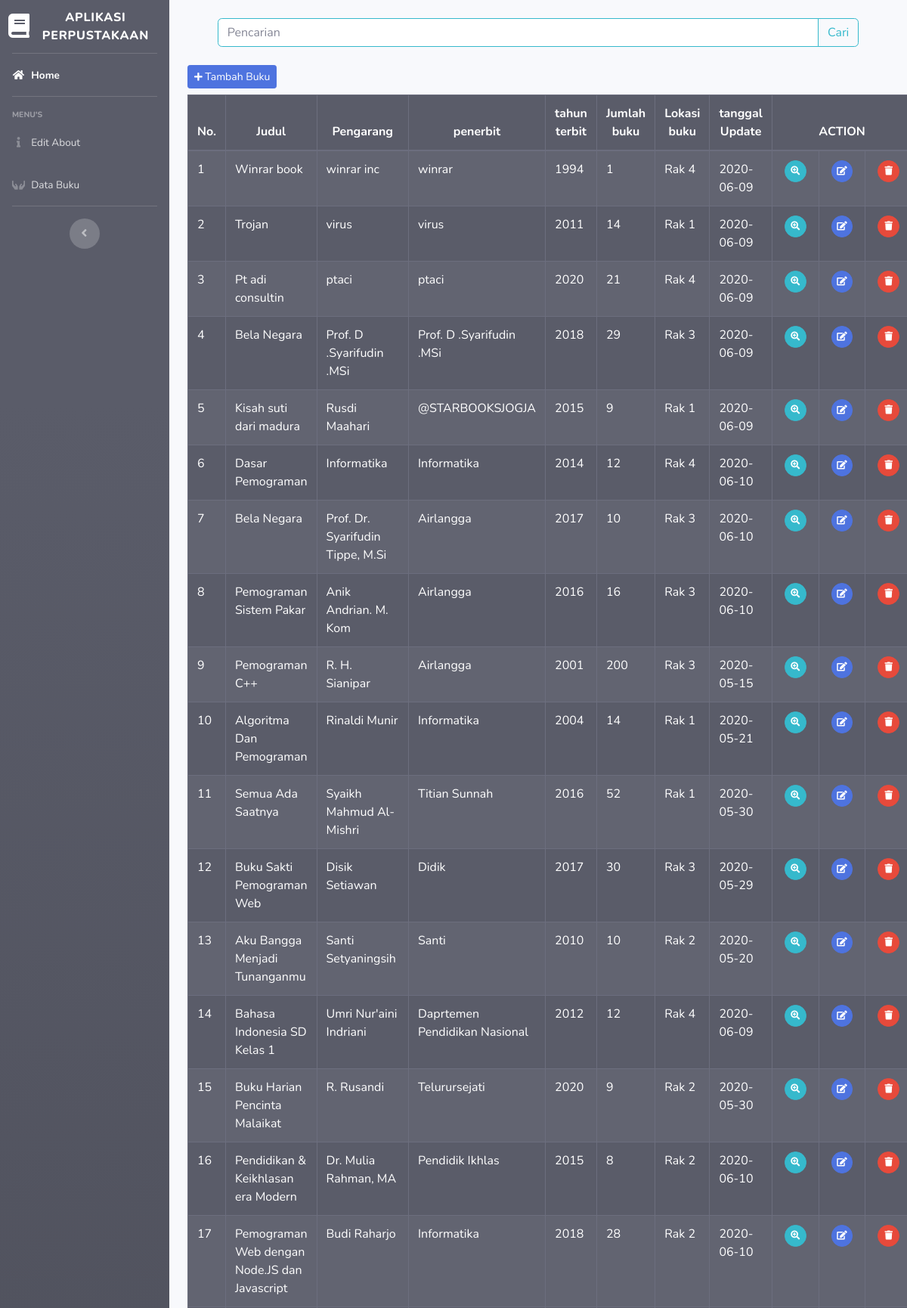
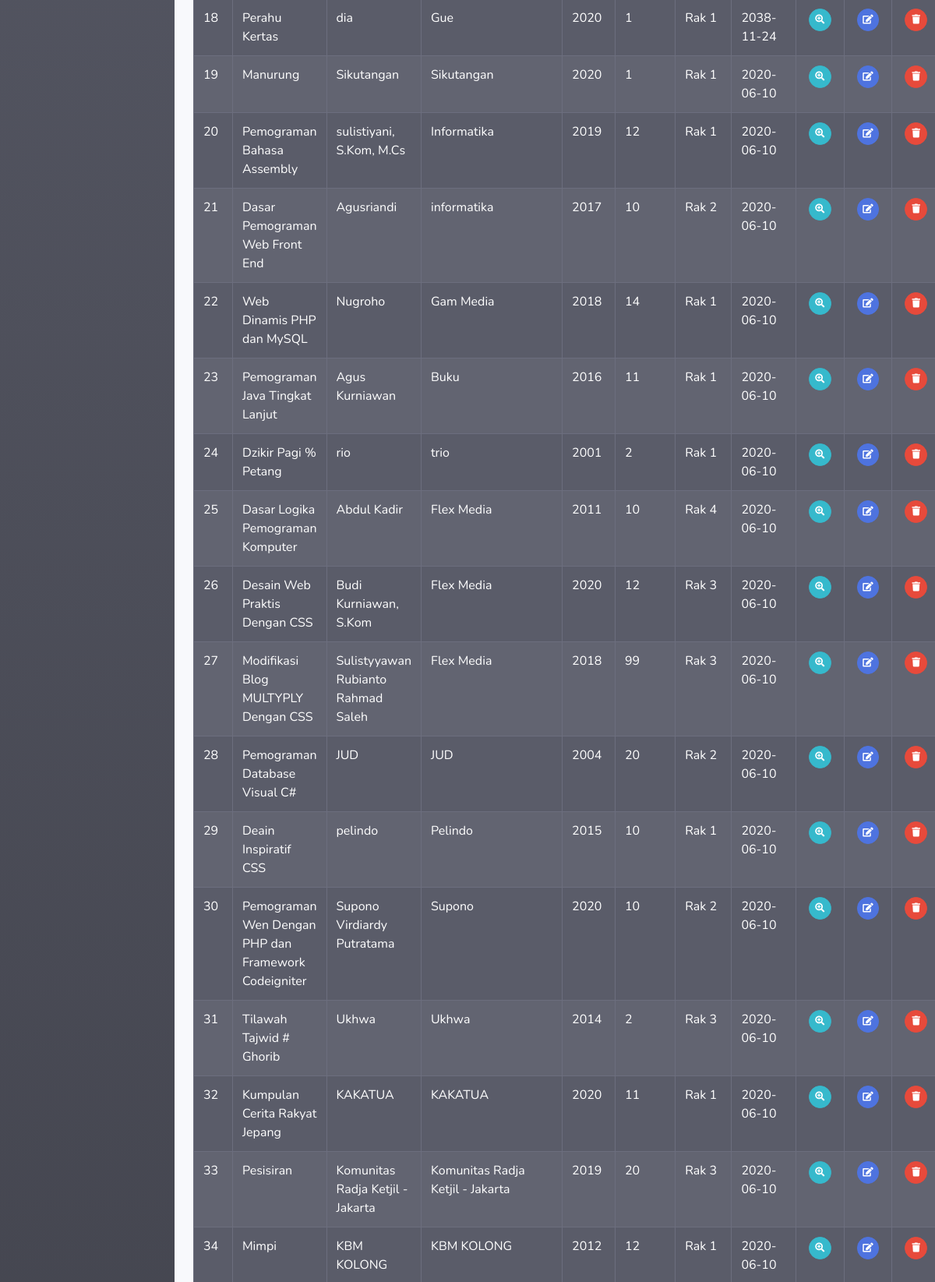
/index.php/admin/dashboard_admin/data_buku (upper part), run on the app's committed database (2 pictures, top to bottom).
### tables this page shows
CREATE TABLE `buku` (
  `id` int(9) NOT NULL,
  `judul` varchar(100) NOT NULL,
  `pengarang` varchar(100) NOT NULL,
  `penerbit` varchar(100) NOT NULL,
  `tahun_terbit` varchar(4) NOT NULL,
  `isbn` varchar(100) NOT NULL,
  `jumlah_buku` int(100) NOT NULL,
  `lokasi` varchar(255) NOT NULL,
  `tanggal_input` date NOT NULL,
  `gambar` text NOT NULL
);

### application/controllers/admin/dashboard_admin.php (called while the page is built, shortened)
<?php
class Dashboard_admin extends CI_Controller
{
    public function data_buku()
    {
        $data['buku'] = $this->model_buku->tampil_data()->result();
        $data['title'] = 'Data buku - Admin';
        $this->load->view('admin_templates/header', $data);
        $this->load->view('admin_templates/sidebar');
        $this->load->view('admin/data_buku', $data);
        $this->load->view('admin_templates/footer');
    }
}

### index.php (called while the page is built, shortened)
<?php
require_once BASEPATH.'core/CodeIgniter.php';

### application/models/model_buku.php (called while the page is built, shortened)
<?php
class Model_buku extends CI_Model
{
    public function tampil_data()
    {
        return $this->db->get('buku');
    }
}

### application/views/admin/data_buku.php (the view, shortened to what this page needs)
<div class="container-fluid">
    <div class="row mt-4">
        <div class="col-md-11 float-right mx-auto">
            <div class="navbar-form navbar-right ">
                <?= form_open('admin/dashboard_admin/cari_buku') ?>
                <div class="input-group mb-3">
                    <input type="text" class="form-control btn-outline-info" placeholder="Pencarian " name="keyword"
                        autocomplete="off" autofocus>
                    <div class="input-group-append">
                        <input class="btn btn-outline-info" type="submit" name="submit" value="Cari">
                    </div>
                </div>
                <?php echo form_close(); ?>
            </div>
        </div>
    </div>
    <button class="btn btn-sm btn-primary my-2" data-toggle="modal" data-target="#tambah_barang"><i
            class="fas fa-sm fa-plus"></i> Tambah Buku</button>
    <table class="table table-bordered table-dark table-striped table-hover">
        <thead>
            <tr class="text-center">
                <th scope="col">No. </th>
                <th scope="col">Judul</th>
                <th scope="col">Pengarang</th>
                <th scope="col">penerbit</th>
                <th scope="col">tahun terbit</th>
                <th scope="col">Jumlah buku</th>
                <th scope="col">Lokasi buku</th>
                <th scope="col">tanggal Update</th>
                <th colspan="3">ACTION</th>
            </tr>
        </thead>
        <tbody>
            <?php
            $no = 1;
            foreach ($buku as $bku) : ?>
            <tr>
                <td><?= $no++; ?></td>
                <td><?= $bku->judul; ?></td>
                <td><?= $bku->pengarang; ?></td>
                <td><?= $bku->penerbit; ?></td>
                <td><?= $bku->tahun_terbit; ?></td>
                <td><?= $bku->jumlah_buku; ?></td>
                <td><?= $bku->lokasi; ?></td>
                <td><?= $bku->tanggal_input; ?></td>
                <td class="text-center">
                    <?= anchor('admin/dashboard_admin/detail_buku/' . $bku->id, '<div class="btn btn-info btn-sm mx-1 btn-circle">
                        <i class="fas my-1 fa-search-plus"></i>
                    </div>'); ?>
                </td>
                <td class="text-center">
                    <?= anchor('admin/dashboard_admin/edit_buku/' . $bku->id, '<div class="btn btn-primary btn-sm mx-1 btn-circle">
                        <i class="fas my-1 fa-edit"></i>
                    </div>'); ?>
                </td>
                <td class="text-center">
                    <?= anchor('admin/dashboard_admin/hapus/' . $bku->id, '<div class="btn btn-danger btn-sm mx-1 btn-circle">
                        <i class="fas my-1 fa-trash"></i>
                    </div>') ?>
                </td>
            </tr>
            <?php endforeach; ?>
        </tbody>
    </table>
</div>

### data on the page
buku: judul "Winrar book", pengarang "winrar inc", penerbit "winrar", tahun_terbit "1994", jumlah_buku "1", lokasi "Rak 4", tanggal_input "2020-06-09"
buku: judul "Trojan", pengarang "virus", penerbit "virus", tahun_terbit "2011", jumlah_buku "14", lokasi "Rak 1", tanggal_input "2020-06-09"
buku: judul "Pt adi consultin", pengarang "ptaci", penerbit "ptaci", tahun_terbit "2020", jumlah_buku "21", lokasi "Rak 4", tanggal_input "2020-06-09"
buku: judul "Bela Negara", pengarang "Prof. D .Syarifudin .MSi", penerbit "Prof. D .Syarifudin .MSi", tahun_terbit "2018", jumlah_buku "29", lokasi "Rak 3", tanggal_input "2020-06-09"
buku: judul "Kisah suti dari madura", pengarang "Rusdi Maahari", penerbit "@STARBOOKSJOGJA", tahun_terbit "2015", jumlah_buku "9", lokasi "Rak 1", tanggal_input "2020-06-09"
buku: judul "Dasar Pemograman", pengarang "Informatika", penerbit "Informatika", tahun_terbit "2014", jumlah_buku "12", lokasi "Rak 4", tanggal_input "2020-06-10"
buku: judul "Bela Negara", pengarang "Prof. Dr. Syarifudin Tippe, M.Si", penerbit "Airlangga", tahun_terbit "2017", jumlah_buku "10", lokasi "Rak 3", tanggal_input "2020-06-10"
buku: judul "Pemograman Sistem Pakar", pengarang "Anik Andrian. M. Kom", penerbit "Airlangga", tahun_terbit "2016", jumlah_buku "16", lokasi "Rak 3", tanggal_input "2020-06-10"
buku: judul "Pemograman C++", pengarang "R. H. Sianipar", penerbit "Airlangga", tahun_terbit "2001", jumlah_buku "200", lokasi "Rak 3", tanggal_input "2020-05-15"
buku: judul "Algoritma Dan Pemograman", pengarang "Rinaldi Munir", penerbit "Informatika", tahun_terbit "2004", jumlah_buku "14", lokasi "Rak 1", tanggal_input "2020-05-21"
buku: judul "Semua Ada Saatnya", pengarang "Syaikh Mahmud Al-Mishri", penerbit "Titian Sunnah", tahun_terbit "2016", jumlah_buku "52", lokasi "Rak 1", tanggal_input "2020-05-30"
buku: judul "Buku Sakti Pemograman Web", pengarang "Disik Setiawan", penerbit "Didik", tahun_terbit "2017", jumlah_buku "30", lokasi "Rak 3", tanggal_input "2020-05-29"
buku: judul "Aku Bangga Menjadi Tunanganmu", pengarang "Santi Setyaningsih", penerbit "Santi", tahun_terbit "2010", jumlah_buku "10", lokasi "Rak 2", tanggal_input "2020-05-20"
buku: judul "Bahasa Indonesia SD Kelas 1", pengarang "Umri Nur'aini Indriani", penerbit "Daprtemen Pendidikan Nasional", tahun_terbit "2012", jumlah_buku "12", lokasi "Rak 4", tanggal_input "2020-06-09"
buku: judul "Buku Harian Pencinta Malaikat", pengarang "R. Rusandi", penerbit "Telurursejati", tahun_terbit "2020", jumlah_buku "9", lokasi "Rak 2", tanggal_input "2020-05-30"
buku: judul "Pendidikan & Keikhlasan era Modern", pengarang "Dr. Mulia Rahman, MA", penerbit "Pendidik Ikhlas", tahun_terbit "2015", jumlah_buku "8", lokasi "Rak 2", tanggal_input "2020-06-10"
buku: judul "Pemograman Web dengan Node.JS dan Javascript", pengarang "Budi Raharjo", penerbit "Informatika", tahun_terbit "2018", jumlah_buku "28", lokasi "Rak 2", tanggal_input "2020-06-10"
buku: judul "Perahu Kertas", pengarang "dia", penerbit "Gue", tahun_terbit "2020", jumlah_buku "1", lokasi "Rak 1", tanggal_input "2038-11-24"
buku: judul "Manurung", pengarang "Sikutangan", penerbit "Sikutangan", tahun_terbit "2020", jumlah_buku "1", lokasi "Rak 1", tanggal_input "2020-06-10"
buku: judul "Pemograman Bahasa Assembly", pengarang "sulistiyani, S.Kom, M.Cs", penerbit "Informatika", tahun_terbit "2019", jumlah_buku "12", lokasi "Rak 1", tanggal_input "2020-06-10"
buku: judul "Dasar Pemograman Web Front End", pengarang "Agusriandi", penerbit "informatika", tahun_terbit "2017", jumlah_buku "10", lokasi "Rak 2", tanggal_input "2020-06-10"
buku: judul "Web Dinamis PHP dan MySQL", pengarang "Nugroho", penerbit "Gam Media", tahun_terbit "2018", jumlah_buku "14", lokasi "Rak 1", tanggal_input "2020-06-10"
buku: judul "Pemograman Java Tingkat Lanjut", pengarang "Agus Kurniawan", penerbit "Buku", tahun_terbit "2016", jumlah_buku "11", lokasi "Rak 1", tanggal_input "2020-06-10"
buku: judul "Dzikir Pagi % Petang", pengarang "rio", penerbit "trio", tahun_terbit "2001", jumlah_buku "2", lokasi "Rak 1", tanggal_input "2020-06-10"
buku: judul "Dasar Logika Pemograman Komputer", pengarang "Abdul Kadir", penerbit "Flex Media", tahun_terbit "2011", jumlah_buku "10", lokasi "Rak 4", tanggal_input "2020-06-10"
buku: judul "Desain Web Praktis Dengan CSS", pengarang "Budi Kurniawan, S.Kom", penerbit "Flex Media", tahun_terbit "2020", jumlah_buku "12", lokasi "Rak 3", tanggal_input "2020-06-10"
buku: judul "Modifikasi Blog MULTYPLY Dengan CSS", pengarang "Sulistyyawan Rubianto Rahmad Saleh", penerbit "Flex Media", tahun_terbit "2018", jumlah_buku "99", lokasi "Rak 3", tanggal_input "2020-06-10"
buku: judul "Pemograman Database Visual C#", pengarang "JUD", penerbit "JUD", tahun_terbit "2004", jumlah_buku "20", lokasi "Rak 2", tanggal_input "2020-06-10"
buku: judul "Deain Inspiratif CSS", pengarang "pelindo", penerbit "Pelindo", tahun_terbit "2015", jumlah_buku "10", lokasi "Rak 1", tanggal_input "2020-06-10"
buku: judul "Pemograman Wen Dengan PHP dan Framework Codeigniter", pengarang "Supono Virdiardy Putratama", penerbit "Supono", tahun_terbit "2020", jumlah_buku "10", lokasi "Rak 2", tanggal_input "2020-06-10"
buku: judul "Tilawah Tajwid # Ghorib", pengarang "Ukhwa", penerbit "Ukhwa", tahun_terbit "2014", jumlah_buku "2", lokasi "Rak 3", tanggal_input "2020-06-10"
buku: judul "Kumpulan Cerita Rakyat Jepang", pengarang "KAKATUA", penerbit "KAKATUA", tahun_terbit "2020", jumlah_buku "11", lokasi "Rak 1", tanggal_input "2020-06-10"
buku: judul "Pesisiran", pengarang "Komunitas Radja Ketjil - Jakarta", penerbit "Komunitas Radja Ketjil - Jakarta", tahun_terbit "2019", jumlah_buku "20", lokasi "Rak 3", tanggal_input "2020-06-10"
buku: judul "Mimpi", pengarang "KBM KOLONG", penerbit "KBM KOLONG", tahun_terbit "2012", jumlah_buku "12", lokasi "Rak 1", tanggal_input "2020-06-10"
